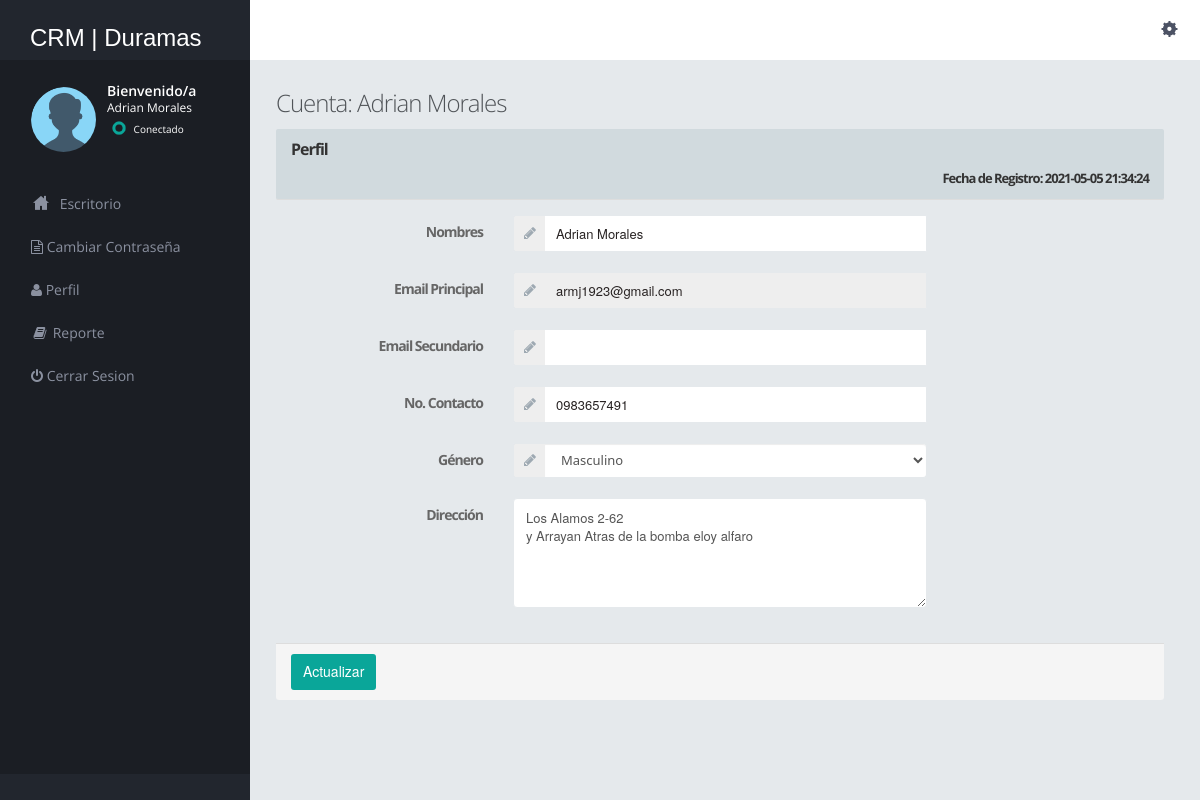
The page /profile.php (signed in) on the database its author committed.
### tables this page shows
CREATE TABLE `user` (
  `id` int(11) NOT NULL,
  `name` varchar(255) DEFAULT NULL,
  `email` varchar(255) DEFAULT NULL,
  `alt_email` varchar(255) DEFAULT NULL,
  `password` varchar(255) DEFAULT NULL,
  `mobile` varchar(255) DEFAULT NULL,
  `gender` varchar(255) DEFAULT NULL,
  `user_image` varchar(255) DEFAULT NULL,
  `address` varchar(500) DEFAULT NULL,
  `status` int(11) DEFAULT 1,
  `posting_date` timestamp NULL DEFAULT current_timestamp(),
  `city_warehouse` varchar(100) NOT NULL,
  `rol` varchar(50) NOT NULL
);

### profile.php (the view, shortened to what this page needs)
<?php
include("dbconnection.php");
?>
<!DOCTYPE html>
<html>
<head>
    <link href="assets/plugins/pace/pace-theme-flash.css" rel="stylesheet" type="text/css" media="screen" />
    <link href="assets/plugins/boostrapv3/css/bootstrap.min.css" rel="stylesheet" type="text/css" />
    <link href="assets/plugins/boostrapv3/css/bootstrap-theme.min.css" rel="stylesheet" type="text/css" />
    <link href="assets/plugins/font-awesome/css/font-awesome.css" rel="stylesheet" type="text/css" />
    <link href="assets/css/animate.min.css" rel="stylesheet" type="text/css" />
    <link href="assets/plugins/jquery-scrollbar/jquery.scrollbar.css" rel="stylesheet" type="text/css" />
    <link href="assets/css/style.css" rel="stylesheet" type="text/css" />
    <link href="assets/css/responsive.css" rel="stylesheet" type="text/css" />
    <link href="assets/css/custom-icon-set.css" rel="stylesheet" type="text/css" />
</head>
<body class="">
    <?php include("header.php");?>
    <div class="page-container row-fluid">
        <?php include("leftbar.php");?>
    </div>
    </div>
    <div class="footer-widget">
    </div>
    <div class="page-content">
        <div class="content">
            <div class="page-title">
                <h3>Cuenta: <?php echo $_SESSION['name'];?></h3>
                <?php
$query=mysqli_query($con,"select * from user where email='".$_SESSION['login']."'");
	 while($row=mysqli_fetch_array($query))
	 {
	  ?>
                <div class="row">
                    <div class="col-md-12">
                        <form class="form-horizontal" method="post" >
                            <div class="panel panel-default">
                                <div class="panel-heading">
                                    <h3 class="panel-title"><strong>Perfil</h3>
                                    <div align="right">
                                        Fecha de Registro: <?php echo $row['posting_date'];?>
                                    </div>
                                </div>
                                <div class="panel-body">
                                    <div class="form-group">
                                        <label class="col-md-3 col-xs-12 control-label"><b>Nombres</b></label>
                                        <div class="col-md-6 col-xs-12">
                                            <div class="input-group">
                                                <span class="input-group-addon"><span
                                                        class="fa fa-pencil"></span></span>
                                                <input type="text" name="name" value="<?php echo $row['name'];?>"
                                                    class="form-control" />
                                            </div>
                                        </div>
                                    </div>
                                    <div class="form-group">
                                        <label class="col-md-3 col-xs-12 control-label"><b>Email Principal</b></label>
                                        <div class="col-md-6 col-xs-12">
                                            <div class="input-group">
                                                <span class="input-group-addon"><span
                                                        class="fa fa-pencil"></span></span>
                                                <input type="text" name="email" value="<?php echo $row['email'];?>"
                                                    disabled="disabled" class="form-control" />
                                            </div>
                                        </div>
                                    </div>
                                    <div class="form-group">
                                        <label class="col-md-3 col-xs-12 control-label"><b>Email Secundario</b></label>
                                        <div class="col-md-6 col-xs-12">
                                            <div class="input-group">
                                                <span class="input-group-addon"><span
                                                        class="fa fa-pencil"></span></span>
                                                <input type="text" name="alt_email"
                                                    value="<?php echo $row['alt_email'];?>" class="form-control" />
                                            </div>
                                        </div>
                                    </div>
                                    <div class="form-group">
                                        <label class="col-md-3 col-xs-12 control-label"><b>No. Contacto</b></label>
                                        <div class="col-md-6 col-xs-12">
                                            <div class="input-group">
                                                <span class="input-group-addon"><span
                                                        class="fa fa-pencil"></span></span>
                                                <input type="text" name="phone" value="<?php echo $row['mobile'];?>"
                                                    maxlength="10" class="form-control" />
                                            </div>
                                        </div>
                                    </div>
                                    <div class="form-group">
                                        <label class="col-md-3 col-xs-12 control-label"><b>Género</b></label>
                                        <div class="col-md-6 col-xs-12">
                                            <div class="input-group">
                                                <span class="input-group-addon"><span
                                                        class="fa fa-pencil"></span></span>
                                                <select class="form-control select" name="gender">
                                                    <option value="<?php echo $row['gender'];?>"><?php $a=$row['gender'];
												  if($a=='m')
												  {
												  echo "Masculino";
												  }
												  ?></option>
                                                </select>
                                            </div>
                                        </div>
                                    </div>
                                    <div class="form-group">
                                        <label class="col-md-3 col-xs-12 control-label"><b>Dirección</b></label>
                                        <div class="col-md-6 col-xs-12">
                                            <textarea class="form-control" name="address"
                                                rows="5"><?php echo $row['address'];?></textarea>
                                        </div>
                                    </div>
                                </div>
                                <?php } ?>
                                <div class="panel-footer">
                                    <input type="submit" value="Actualizar" name="update"
                                        class="btn btn-primary">
                                </div>
                            </div>
                        </form>
                    </div>
                </div>
            </div>
        </div>
    </div>
    </div>
</body>
</html>

### assets/css/responsive.css (style rules this page uses)
@media (min-width: 980px) { .page-content { margin-left: 250px; min-height: 100%; } }

### rows shown on the page
user: posting_date "2021-05-05 21:34:24", name "Adrian Morales", email "armj1923@gmail.com", phone "0983657491", gender "Masculino", address "Los Alamos 2-62 y Arrayan Atras de la bomba eloy alfaro"

### other values the page prints
$_SESSION['name'] "Adrian Morales"
